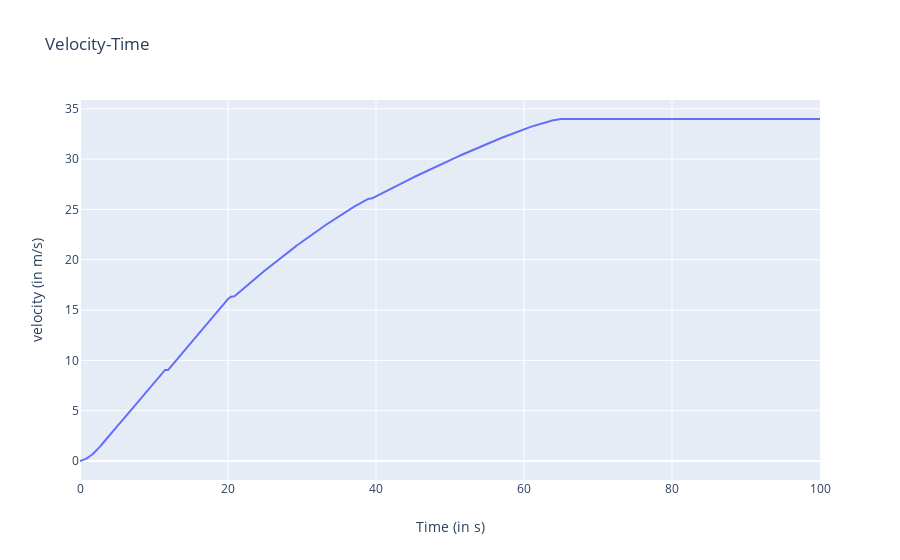

Notebook cell for this chart:
### Markdown cell above
# Compute and plot velocity versus time graph

### Code cell
outputs = sol['outputs'] # outputs of the dispatcher
layout = go.Layout(title="Velocity-Time",
                xaxis=dict(title='Time (in s)'),
                yaxis=dict(title='velocity (in m/s)'))
data = [dict(x=outputs['times'], y=outputs['velocities'])] # select the desired outputs
fig = go.Figure(data=data, layout=layout)
iplot(fig)

### Figure 1 — Plotly figure (JSON) as saved in the notebook; plotly's stock layout.template omitted (floating-point values rounded to 4 significant figures; data arrays with more than 128 entries replaced by an {"elided": "..."} marker saying what was removed)
{"data": [{"type": "scatter", "x": {"elided": "1001 float values"}, "y": {"elided": "1001 float values"}}], "layout": {"title": {"text": "Velocity-Time"}, "xaxis": {"title": {"text": "Time (in s)"}}, "yaxis": {"title": {"text": "velocity (in m/s)"}}}}
